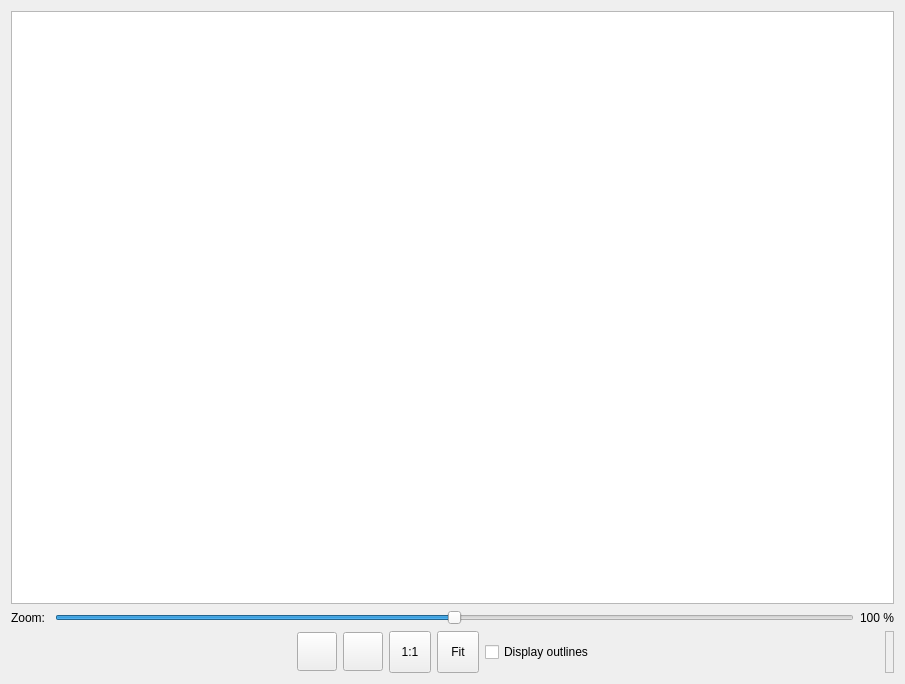
<?xml version="1.0" encoding="UTF-8"?>
<ui version="4.0">
 <class>SpriteAtlasPreview</class>
 <widget class="QWidget" name="SpriteAtlasPreview">
  <property name="geometry">
   <rect>
    <x>0</x>
    <y>0</y>
    <width>905</width>
    <height>684</height>
   </rect>
  </property>
  <property name="windowTitle">
   <string>Form</string>
  </property>
  <layout class="QVBoxLayout" name="verticalLayout">
   <item>
    <widget class="QGraphicsView" name="graphicsView"/>
   </item>
   <item>
    <layout class="QHBoxLayout" name="horizontalLayout_11">
     <item>
      <widget class="QLabel" name="label_15">
       <property name="text">
        <string>Zoom: </string>
       </property>
      </widget>
     </item>
     <item>
      <widget class="QSlider" name="zoomSlider">
       <property name="minimum">
        <number>-45</number>
       </property>
       <property name="maximum">
        <number>45</number>
       </property>
       <property name="singleStep">
        <number>1</number>
       </property>
       <property name="pageStep">
        <number>5</number>
       </property>
       <property name="tracking">
        <bool>true</bool>
       </property>
       <property name="orientation">
        <enum>Qt::Horizontal</enum>
       </property>
       <property name="tickPosition">
        <enum>QSlider::NoTicks</enum>
       </property>
       <property name="tickInterval">
        <number>10</number>
       </property>
      </widget>
     </item>
     <item>
      <widget class="QLabel" name="labelZoomPercent">
       <property name="text">
        <string>100 %</string>
       </property>
      </widget>
     </item>
    </layout>
   </item>
   <item>
    <layout class="QHBoxLayout" name="horizontalLayout_16">
     <item>
      <spacer name="horizontalSpacer_2">
       <property name="orientation">
        <enum>Qt::Horizontal</enum>
       </property>
       <property name="sizeHint" stdset="0">
        <size>
         <width>40</width>
         <height>20</height>
        </size>
       </property>
      </spacer>
     </item>
     <item>
      <widget class="QToolButton" name="toolButtonZoomOut">
       <property name="text">
        <string/>
       </property>
       <property name="icon">
        <iconset resource="resources.qrc">
         <normaloff>:/res/zoomout.png</normaloff>:/res/zoomout.png</iconset>
       </property>
       <property name="iconSize">
        <size>
         <width>32</width>
         <height>32</height>
        </size>
       </property>
      </widget>
     </item>
     <item>
      <widget class="QToolButton" name="toolButtonZoomIn">
       <property name="text">
        <string/>
       </property>
       <property name="icon">
        <iconset resource="resources.qrc">
         <normaloff>:/res/zoomin.png</normaloff>:/res/zoomin.png</iconset>
       </property>
       <property name="iconSize">
        <size>
         <width>32</width>
         <height>32</height>
        </size>
       </property>
      </widget>
     </item>
     <item>
      <widget class="QToolButton" name="toolButtonZoom1x1">
       <property name="enabled">
        <bool>true</bool>
       </property>
       <property name="minimumSize">
        <size>
         <width>42</width>
         <height>42</height>
        </size>
       </property>
       <property name="text">
        <string>1:1</string>
       </property>
       <property name="iconSize">
        <size>
         <width>32</width>
         <height>32</height>
        </size>
       </property>
       <property name="toolButtonStyle">
        <enum>Qt::ToolButtonTextOnly</enum>
       </property>
       <property name="autoRaise">
        <bool>false</bool>
       </property>
      </widget>
     </item>
     <item>
      <widget class="QToolButton" name="toolButtonZoomFit">
       <property name="minimumSize">
        <size>
         <width>42</width>
         <height>42</height>
        </size>
       </property>
       <property name="text">
        <string>Fit</string>
       </property>
       <property name="iconSize">
        <size>
         <width>32</width>
         <height>32</height>
        </size>
       </property>
       <property name="toolButtonStyle">
        <enum>Qt::ToolButtonTextOnly</enum>
       </property>
      </widget>
     </item>
     <item>
      <widget class="QCheckBox" name="displayOutlinesCheckBox">
       <property name="text">
        <string>Display outlines</string>
       </property>
      </widget>
     </item>
     <item>
      <spacer name="horizontalSpacer">
       <property name="orientation">
        <enum>Qt::Horizontal</enum>
       </property>
       <property name="sizeHint" stdset="0">
        <size>
         <width>40</width>
         <height>20</height>
        </size>
       </property>
      </spacer>
     </item>
     <item>
      <widget class="QLabel" name="labelAtlasInfo">
       <property name="frameShape">
        <enum>QFrame::StyledPanel</enum>
       </property>
       <property name="text">
        <string/>
       </property>
      </widget>
     </item>
    </layout>
   </item>
  </layout>
 </widget>
 <resources>
  <include location="resources.qrc"/>
 </resources>
 <connections/>
</ui>
